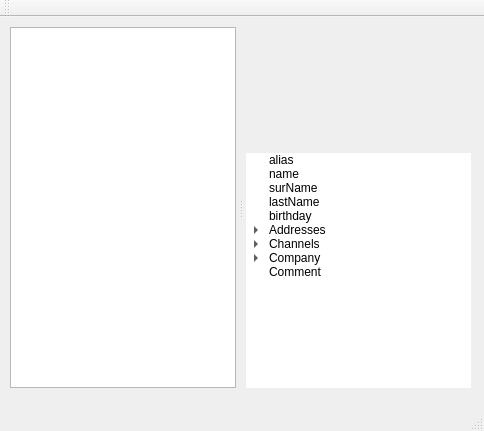
<?xml version="1.0" encoding="UTF-8"?>
<ui version="4.0">
 <class>MainWindow</class>
 <widget class="QMainWindow" name="MainWindow">
  <property name="geometry">
   <rect>
    <x>0</x>
    <y>0</y>
    <width>484</width>
    <height>431</height>
   </rect>
  </property>
  <property name="windowTitle">
   <string>MainWindow</string>
  </property>
  <widget class="QWidget" name="centralwidget">
   <widget class="QWidget" name="verticalLayoutWidget">
    <property name="geometry">
     <rect>
      <x>10</x>
      <y>10</y>
      <width>461</width>
      <height>361</height>
     </rect>
    </property>
    <layout class="QVBoxLayout" name="vLayMain">
     <item>
      <widget class="QSplitter" name="splitter">
       <property name="sizePolicy">
        <sizepolicy hsizetype="Expanding" vsizetype="Preferred">
         <horstretch>0</horstretch>
         <verstretch>0</verstretch>
        </sizepolicy>
       </property>
       <property name="orientation">
        <enum>Qt::Horizontal</enum>
       </property>
       <property name="handleWidth">
        <number>10</number>
       </property>
       <widget class="QTableView" name="tableView">
        <property name="dragEnabled">
         <bool>true</bool>
        </property>
        <property name="selectionBehavior">
         <enum>QAbstractItemView::SelectRows</enum>
        </property>
        <property name="sortingEnabled">
         <bool>true</bool>
        </property>
        <attribute name="horizontalHeaderVisible">
         <bool>true</bool>
        </attribute>
        <attribute name="horizontalHeaderShowSortIndicator" stdset="0">
         <bool>true</bool>
        </attribute>
        <attribute name="horizontalHeaderStretchLastSection">
         <bool>true</bool>
        </attribute>
       </widget>
       <widget class="QWidget" name="formLayoutWidget">
        <layout class="QVBoxLayout" name="vLayProperty">
         <item>
          <widget class="QLabel" name="lbUserPic">
           <property name="sizePolicy">
            <sizepolicy hsizetype="Fixed" vsizetype="Fixed">
             <horstretch>0</horstretch>
             <verstretch>0</verstretch>
            </sizepolicy>
           </property>
           <property name="minimumSize">
            <size>
             <width>120</width>
             <height>120</height>
            </size>
           </property>
           <property name="maximumSize">
            <size>
             <width>120</width>
             <height>120</height>
            </size>
           </property>
           <property name="text">
            <string/>
           </property>
           <property name="textFormat">
            <enum>Qt::AutoText</enum>
           </property>
           <property name="pixmap">
            <pixmap resource="res.qrc">:/logo</pixmap>
           </property>
           <property name="scaledContents">
            <bool>true</bool>
           </property>
           <property name="alignment">
            <set>Qt::AlignLeading|Qt::AlignLeft|Qt::AlignTop</set>
           </property>
          </widget>
         </item>
         <item>
          <widget class="QTreeWidget" name="twData">
           <property name="sizePolicy">
            <sizepolicy hsizetype="Expanding" vsizetype="Expanding">
             <horstretch>0</horstretch>
             <verstretch>1</verstretch>
            </sizepolicy>
           </property>
           <property name="minimumSize">
            <size>
             <width>0</width>
             <height>0</height>
            </size>
           </property>
           <property name="maximumSize">
            <size>
             <width>16777215</width>
             <height>16777215</height>
            </size>
           </property>
           <property name="baseSize">
            <size>
             <width>0</width>
             <height>0</height>
            </size>
           </property>
           <property name="frameShape">
            <enum>QFrame::NoFrame</enum>
           </property>
           <property name="frameShadow">
            <enum>QFrame::Sunken</enum>
           </property>
           <attribute name="headerVisible">
            <bool>false</bool>
           </attribute>
           <attribute name="headerDefaultSectionSize">
            <number>100</number>
           </attribute>
           <attribute name="headerHighlightSections">
            <bool>false</bool>
           </attribute>
           <column>
            <property name="text">
             <string>name</string>
            </property>
           </column>
           <column>
            <property name="text">
             <string>value</string>
            </property>
           </column>
           <item>
            <property name="text">
             <string>alias</string>
            </property>
           </item>
           <item>
            <property name="text">
             <string>name</string>
            </property>
           </item>
           <item>
            <property name="text">
             <string>surName</string>
            </property>
           </item>
           <item>
            <property name="text">
             <string>lastName</string>
            </property>
           </item>
           <item>
            <property name="text">
             <string>birthday</string>
            </property>
           </item>
           <item>
            <property name="text">
             <string>Addresses</string>
            </property>
            <item>
             <property name="text">
              <string>Country</string>
             </property>
            </item>
            <item>
             <property name="text">
              <string>City</string>
             </property>
            </item>
            <item>
             <property name="text">
              <string>Street</string>
             </property>
            </item>
            <item>
             <property name="text">
              <string>Home</string>
             </property>
            </item>
            <item>
             <property name="text">
              <string>Apartment</string>
             </property>
            </item>
           </item>
           <item>
            <property name="text">
             <string>Channels</string>
            </property>
            <item>
             <property name="text">
              <string>phone</string>
             </property>
             <property name="text">
              <string/>
             </property>
            </item>
            <item>
             <property name="text">
              <string>email</string>
             </property>
             <property name="text">
              <string/>
             </property>
            </item>
            <item>
             <property name="text">
              <string>skype</string>
             </property>
            </item>
            <item>
             <property name="text">
              <string>site</string>
             </property>
            </item>
           </item>
           <item>
            <property name="text">
             <string>Company</string>
            </property>
            <item>
             <property name="text">
              <string>Name</string>
             </property>
            </item>
            <item>
             <property name="text">
              <string>Phone</string>
             </property>
            </item>
            <item>
             <property name="text">
              <string>Department</string>
             </property>
            </item>
            <item>
             <property name="text">
              <string>Post</string>
             </property>
            </item>
            <item>
             <property name="text">
              <string>Address</string>
             </property>
            </item>
            <item>
             <property name="text">
              <string>Date In</string>
             </property>
            </item>
            <item>
             <property name="text">
              <string>Date Out</string>
             </property>
            </item>
           </item>
           <item>
            <property name="text">
             <string>Comment</string>
            </property>
           </item>
          </widget>
         </item>
        </layout>
       </widget>
      </widget>
     </item>
    </layout>
   </widget>
  </widget>
  <widget class="QMenuBar" name="menubar">
   <property name="geometry">
    <rect>
     <x>0</x>
     <y>0</y>
     <width>484</width>
     <height>21</height>
    </rect>
   </property>
  </widget>
  <widget class="QToolBar" name="mainToolBar">
   <attribute name="toolBarArea">
    <enum>TopToolBarArea</enum>
   </attribute>
   <attribute name="toolBarBreak">
    <bool>false</bool>
   </attribute>
  </widget>
  <widget class="QStatusBar" name="statusbar"/>
 </widget>
 <resources>
  <include location="res.qrc"/>
 </resources>
 <connections/>
</ui>
